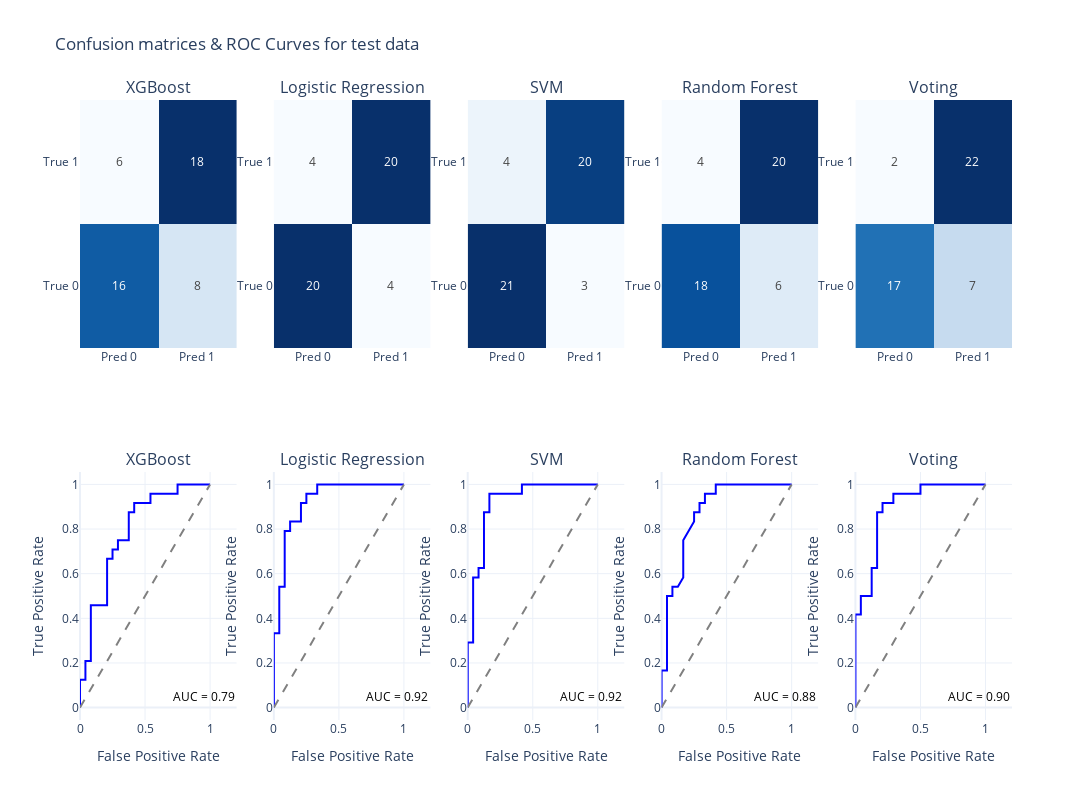

The notebook cell saved with this chart:
### Code cell
# Plot confusion matrix and roc-auc curve for each model
plot_confusion_matrices_with_roc(classifiers, X_train, y_train, X_test, y_test, title="Confusion matrices & ROC Curves for test data")

### Figure 1 — Plotly figure (JSON) as saved in the notebook; plotly's stock layout.template omitted (floating-point values rounded to 4 significant figures)
{"data": [{"colorscale": [[0, "rgb(247,251,255)"], [0.125, "rgb(222,235,247)"], [0.25, "rgb(198,219,239)"], [0.375, "rgb(158,202,225)"], [0.5, "rgb(107,174,214)"], [0.625, "rgb(66,146,198)"], [0.75, "rgb(33,113,181)"], [0.875, "rgb(8,81,156)"], [1, "rgb(8,48,107)"]], "showscale": false, "text": [[16, 8], [6, 18]], "texttemplate": "%{text}", "type": "heatmap", "x": ["Pred 0", "Pred 1"], "xaxis": "x", "y": ["True 0", "True 1"], "yaxis": "y", "z": [[16, 8], [6, 18]]}, {"line": {"color": "blue"}, "mode": "lines", "name": "XGBoost AUC = 0.79", "type": "scatter", "x": [0.0, 0.0, 0.0, 0.04167, 0.04167, 0.08333, 0.08333, 0.2083, 0.2083, 0.25, 0.25, 0.2917, 0.2917, 0.375, 0.375, 0.4167, 0.4167, 0.5417, 0.5417, 0.75, 0.75, 1.0], "xaxis": "x6", "y": [0.0, 0.04167, 0.125, 0.125, 0.2083, 0.2083, 0.4583, 0.4583, 0.6667, 0.6667, 0.7083, 0.7083, 0.75, 0.75, 0.875, 0.875, 0.9167, 0.9167, 0.9583, 0.9583, 1.0, 1.0], "yaxis": "y6"}, {"line": {"color": "gray", "dash": "dash"}, "mode": "lines", "showlegend": false, "type": "scatter", "x": [0, 1], "xaxis": "x6", "y": [0, 1], "yaxis": "y6"}, {"colorscale": [[0, "rgb(247,251,255)"], [0.125, "rgb(222,235,247)"], [0.25, "rgb(198,219,239)"], [0.375, "rgb(158,202,225)"], [0.5, "rgb(107,174,214)"], [0.625, "rgb(66,146,198)"], [0.75, "rgb(33,113,181)"], [0.875, "rgb(8,81,156)"], [1, "rgb(8,48,107)"]], "showscale": false, "text": [[20, 4], [4, 20]], "texttemplate": "%{text}", "type": "heatmap", "x": ["Pred 0", "Pred 1"], "xaxis": "x2", "y": ["True 0", "True 1"], "yaxis": "y2", "z": [[20, 4], [4, 20]]}, {"line": {"color": "blue"}, "mode": "lines", "name": "Logistic Regression AUC = 0.92", "type": "scatter", "x": [0.0, 0.0, 0.0, 0.04167, 0.04167, 0.08333, 0.08333, 0.125, 0.125, 0.2083, 0.2083, 0.25, 0.25, 0.3333, 0.3333, 1.0], "xaxis": "x7", "y": [0.0, 0.04167, 0.3333, 0.3333, 0.5417, 0.5417, 0.7917, 0.7917, 0.8333, 0.8333, 0.9167, 0.9167, 0.9583, 0.9583, 1.0, 1.0], "yaxis": "y7"}, {"line": {"color": "gray", "dash": "dash"}, "mode": "lines", "showlegend": false, "type": "scatter", "x": [0, 1], "xaxis": "x7", "y": [0, 1], "yaxis": "y7"}, {"colorscale": [[0, "rgb(247,251,255)"], [0.125, "rgb(222,235,247)"], [0.25, "rgb(198,219,239)"], [0.375, "rgb(158,202,225)"], [0.5, "rgb(107,174,214)"], [0.625, "rgb(66,146,198)"], [0.75, "rgb(33,113,181)"], [0.875, "rgb(8,81,156)"], [1, "rgb(8,48,107)"]], "showscale": false, "text": [[21, 3], [4, 20]], "texttemplate": "%{text}", "type": "heatmap", "x": ["Pred 0", "Pred 1"], "xaxis": "x3", "y": ["True 0", "True 1"], "yaxis": "y3", "z": [[21, 3], [4, 20]]}, {"line": {"color": "blue"}, "mode": "lines", "name": "SVM AUC = 0.92", "type": "scatter", "x": [0.0, 0.0, 0.0, 0.04167, 0.04167, 0.08333, 0.08333, 0.125, 0.125, 0.1667, 0.1667, 0.4167, 0.4167, 1.0], "xaxis": "x8", "y": [0.0, 0.04167, 0.2917, 0.2917, 0.5833, 0.5833, 0.625, 0.625, 0.875, 0.875, 0.9583, 0.9583, 1.0, 1.0], "yaxis": "y8"}, {"line": {"color": "gray", "dash": "dash"}, "mode": "lines", "showlegend": false, "type": "scatter", "x": [0, 1], "xaxis": "x8", "y": [0, 1], "yaxis": "y8"}, {"colorscale": [[0, "rgb(247,251,255)"], [0.125, "rgb(222,235,247)"], [0.25, "rgb(198,219,239)"], [0.375, "rgb(158,202,225)"], [0.5, "rgb(107,174,214)"], [0.625, "rgb(66,146,198)"], [0.75, "rgb(33,113,181)"], [0.875, "rgb(8,81,156)"], [1, "rgb(8,48,107)"]], "showscale": false, "text": [[18, 6], [4, 20]], "texttemplate": "%{text}", "type": "heatmap", "x": ["Pred 0", "Pred 1"], "xaxis": "x4", "y": ["True 0", "True 1"], "yaxis": "y4", "z": [[18, 6], [4, 20]]}, {"line": {"color": "blue"}, "mode": "lines", "name": "Random Forest AUC = 0.88", "type": "scatter", "x": [0.0, 0.0, 0.0, 0.0, 0.04167, 0.04167, 0.04167, 0.04167, 0.08333, 0.08333, 0.125, 0.1667, 0.1667, 0.25, 0.25, 0.2917, 0.2917, 0.3333, 0.3333, 0.4167, 0.4167, 0.5833, 0.6667, 0.8333, 0.9167, 1.0], "xaxis": "x9", "y": [0.0, 0.04167, 0.08333, 0.1667, 0.1667, 0.2917, 0.3333, 0.5, 0.5, 0.5417, 0.5417, 0.5833, 0.75, 0.8333, 0.875, 0.875, 0.9167, 0.9167, 0.9583, 0.9583, 1.0, 1.0, 1.0, 1.0, 1.0, 1.0], "yaxis": "y9"}, {"line": {"color": "gray", "dash": "dash"}, "mode": "lines", "showlegend": false, "type": "scatter", "x": [0, 1], "xaxis": "x9", "y": [0, 1], "yaxis": "y9"}, {"colorscale": [[0, "rgb(247,251,255)"], [0.125, "rgb(222,235,247)"], [0.25, "rgb(198,219,239)"], [0.375, "rgb(158,202,225)"], [0.5, "rgb(107,174,214)"], [0.625, "rgb(66,146,198)"], [0.75, "rgb(33,113,181)"], [0.875, "rgb(8,81,156)"], [1, "rgb(8,48,107)"]], "showscale": false, "text": [[17, 7], [2, 22]], "texttemplate": "%{text}", "type": "heatmap", "x": ["Pred 0", "Pred 1"], "xaxis": "x5", "y": ["True 0", "True 1"], "yaxis": "y5", "z": [[17, 7], [2, 22]]}, {"line": {"color": "blue"}, "mode": "lines", "name": "Voting AUC = 0.90", "type": "scatter", "x": [0.0, 0.0, 0.0, 0.04167, 0.04167, 0.125, 0.125, 0.1667, 0.1667, 0.2083, 0.2083, 0.2917, 0.2917, 0.5, 0.5, 1.0], "xaxis": "x10", "y": [0.0, 0.04167, 0.4167, 0.4167, 0.5, 0.5, 0.625, 0.625, 0.875, 0.875, 0.9167, 0.9167, 0.9583, 0.9583, 1.0, 1.0], "yaxis": "y10"}, {"line": {"color": "gray", "dash": "dash"}, "mode": "lines", "showlegend": false, "type": "scatter", "x": [0, 1], "xaxis": "x10", "y": [0, 1], "yaxis": "y10"}], "layout": {"annotations": [{"font": {"size": 16}, "showarrow": false, "text": "XGBoost", "x": 0.084, "xanchor": "center", "xref": "paper", "y": 1, "yanchor": "bottom", "yref": "paper"}, {"font": {"size": 16}, "showarrow": false, "text": "Logistic Regression", "x": 0.292, "xanchor": "center", "xref": "paper", "y": 1, "yanchor": "bottom", "yref": "paper"}, {"font": {"size": 16}, "showarrow": false, "text": "SVM", "x": 0.5, "xanchor": "center", "xref": "paper", "y": 1, "yanchor": "bottom", "yref": "paper"}, {"font": {"size": 16}, "showarrow": false, "text": "Random Forest", "x": 0.708, "xanchor": "center", "xref": "paper", "y": 1, "yanchor": "bottom", "yref": "paper"}, {"font": {"size": 16}, "showarrow": false, "text": "Voting", "x": 0.916, "xanchor": "center", "xref": "paper", "y": 1, "yanchor": "bottom", "yref": "paper"}, {"font": {"size": 16}, "showarrow": false, "text": "XGBoost", "x": 0.084, "xanchor": "center", "xref": "paper", "y": 0.4, "yanchor": "bottom", "yref": "paper"}, {"font": {"size": 16}, "showarrow": false, "text": "Logistic Regression", "x": 0.292, "xanchor": "center", "xref": "paper", "y": 0.4, "yanchor": "bottom", "yref": "paper"}, {"font": {"size": 16}, "showarrow": false, "text": "SVM", "x": 0.5, "xanchor": "center", "xref": "paper", "y": 0.4, "yanchor": "bottom", "yref": "paper"}, {"font": {"size": 16}, "showarrow": false, "text": "Random Forest", "x": 0.708, "xanchor": "center", "xref": "paper", "y": 0.4, "yanchor": "bottom", "yref": "paper"}, {"font": {"size": 16}, "showarrow": false, "text": "Voting", "x": 0.916, "xanchor": "center", "xref": "paper", "y": 0.4, "yanchor": "bottom", "yref": "paper"}, {"align": "right", "font": {"color": "black", "size": 12}, "showarrow": false, "text": "AUC = 0.79", "x": 0.95, "xref": "x6", "y": 0.05, "yref": "y6"}, {"align": "right", "font": {"color": "black", "size": 12}, "showarrow": false, "text": "AUC = 0.92", "x": 0.95, "xref": "x7", "y": 0.05, "yref": "y7"}, {"align": "right", "font": {"color": "black", "size": 12}, "showarrow": false, "text": "AUC = 0.92", "x": 0.95, "xref": "x8", "y": 0.05, "yref": "y8"}, {"align": "right", "font": {"color": "black", "size": 12}, "showarrow": false, "text": "AUC = 0.88", "x": 0.95, "xref": "x9", "y": 0.05, "yref": "y9"}, {"align": "right", "font": {"color": "black", "size": 12}, "showarrow": false, "text": "AUC = 0.90", "x": 0.95, "xref": "x10", "y": 0.05, "yref": "y10"}], "height": 800, "showlegend": false, "title": {"text": "Confusion matrices & ROC Curves for test data"}, "width": 1500, "xaxis": {"anchor": "y", "domain": [0, 0.168]}, "xaxis10": {"anchor": "y10", "domain": [0.832, 1], "title": {"text": "False Positive Rate"}}, "xaxis2": {"anchor": "y2", "domain": [0.208, 0.376]}, "xaxis3": {"anchor": "y3", "domain": [0.416, 0.584]}, "xaxis4": {"anchor": "y4", "domain": [0.624, 0.792]}, "xaxis5": {"anchor": "y5", "domain": [0.832, 1]}, "xaxis6": {"anchor": "y6", "domain": [0, 0.168], "title": {"text": "False Positive Rate"}}, "xaxis7": {"anchor": "y7", "domain": [0.208, 0.376], "title": {"text": "False Positive Rate"}}, "xaxis8": {"anchor": "y8", "domain": [0.416, 0.584], "title": {"text": "False Positive Rate"}}, "xaxis9": {"anchor": "y9", "domain": [0.624, 0.792], "title": {"text": "False Positive Rate"}}, "yaxis": {"anchor": "x", "domain": [0.6, 1]}, "yaxis10": {"anchor": "x10", "domain": [0, 0.4], "title": {"text": "True Positive Rate"}}, "yaxis2": {"anchor": "x2", "domain": [0.6, 1]}, "yaxis3": {"anchor": "x3", "domain": [0.6, 1]}, "yaxis4": {"anchor": "x4", "domain": [0.6, 1]}, "yaxis5": {"anchor": "x5", "domain": [0.6, 1]}, "yaxis6": {"anchor": "x6", "domain": [0, 0.4], "title": {"text": "True Positive Rate"}}, "yaxis7": {"anchor": "x7", "domain": [0, 0.4], "title": {"text": "True Positive Rate"}}, "yaxis8": {"anchor": "x8", "domain": [0, 0.4], "title": {"text": "True Positive Rate"}}, "yaxis9": {"anchor": "x9", "domain": [0, 0.4], "title": {"text": "True Positive Rate"}}}}
